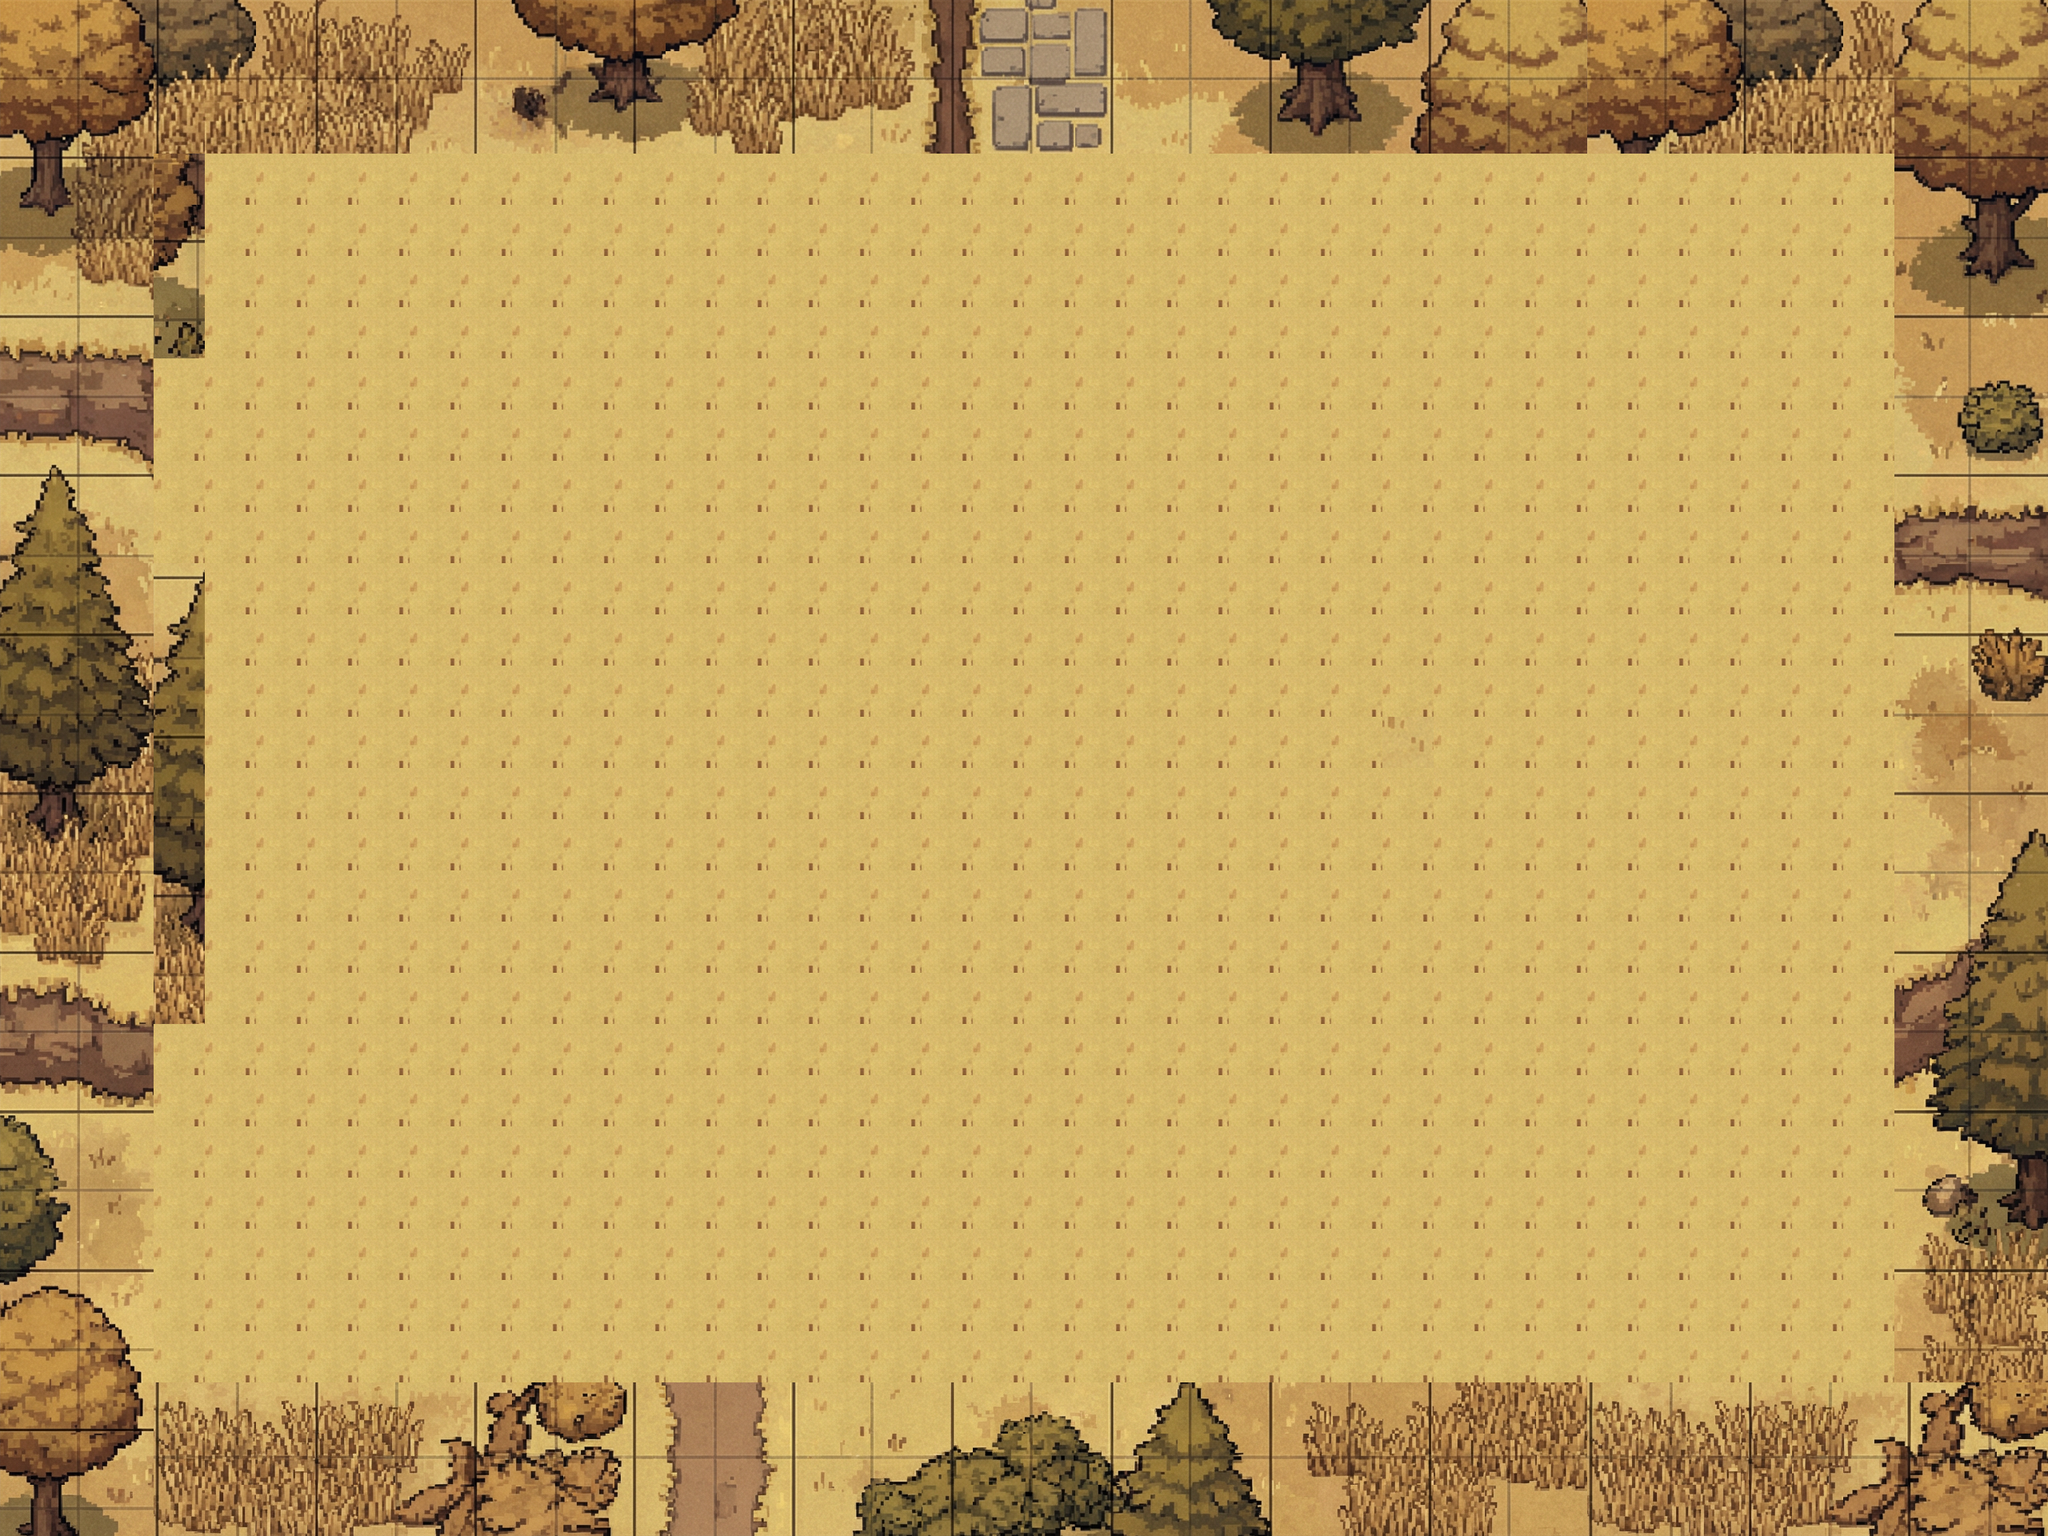

Tiled map render using the project's own tile images. Description and the map definition, with tile-layer contents summarised, below:
An orthogonal 40x30 tile map with 64x64 px tiles, 1 tile layer (图块层 1).

<map version="1.10" tiledversion="1.11.2" orientation="orthogonal" renderorder="left-up" width="40" height="30" tilewidth="64" tileheight="64" infinite="0" nextlayerid="2" nextobjectid="1">
 <tileset firstgid="1" name="third" tilewidth="64" tileheight="64" spacing="2" margin="2" tilecount="961" columns="31">
  <image source="third.png" width="2048" height="2048" />
 </tileset>
 <layer id="1" name="图块层 1" width="40" height="30">
  <data>[1200 cells, 1200 non-empty, 335 distinct tile ids]</data>
 </layer>
</map>
